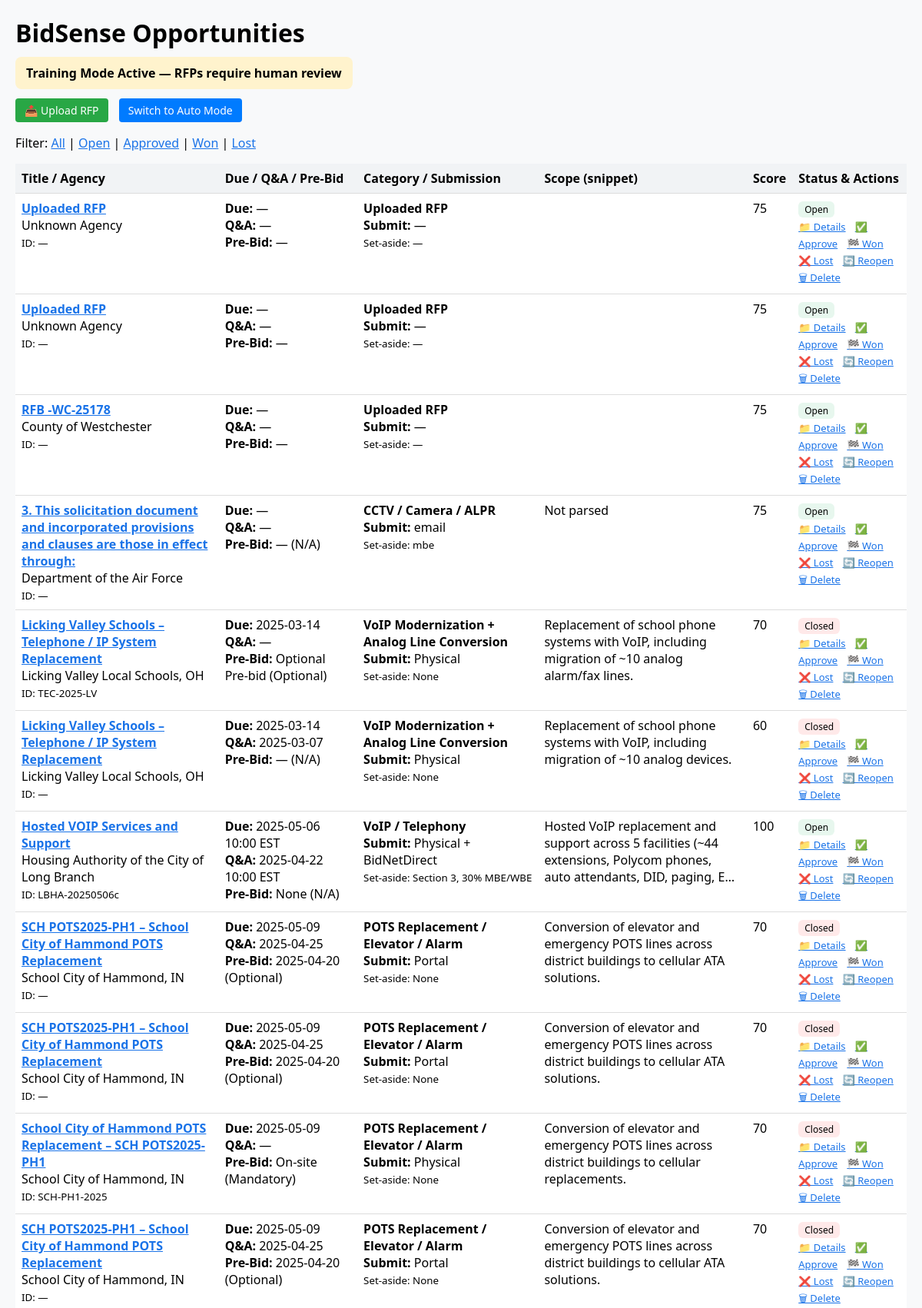
The page / (upper part) on the database its author committed.
### tables this page shows
CREATE TABLE opportunities (
            id INTEGER PRIMARY KEY AUTOINCREMENT,
            title TEXT,
            agency TEXT,
            source TEXT,
            solicitation_id TEXT,
            issue_date TEXT,
            due_date TEXT,
            category TEXT,
            url TEXT,
            budget REAL,
            budget_published REAL,
            my_costs REAL,
            capital_outlay REAL,
            summary TEXT,
            scope_of_work TEXT,
            requirements TEXT,
            poc TEXT,
            location TEXT,
            terms TEXT,
            critical_reqs TEXT,
            raw_text TEXT,
            ai_score INTEGER,
            human_score INTEGER,
            reasons TEXT,
            status TEXT,
            equipment_cost REAL,
            labor_cost REAL,
            admin_cost REAL,
            total_cost REAL,
            suggested_bid REAL,
            profit_margin REAL
        , contacts TEXT, submission_method TEXT, qna_deadline TEXT, prebid TEXT, prebid_required TEXT, set_aside TEXT, bonding TEXT, insurance TEXT, scope_summary TEXT, tech_requirements TEXT, external_id TEXT, system_type TEXT, coverage_goal TEXT, vendor TEXT, distributor TEXT, area_sqft REAL, rf_notes TEXT);

CREATE TABLE scores (
            id INTEGER PRIMARY KEY AUTOINCREMENT,
            opp_id INTEGER,
            ai_score INTEGER,
            human_score INTEGER,
            reasons TEXT
        , score INTEGER);

### app.py (the view)
@app.route("/")
def index():
    status_filter = request.args.get("status")
    conn = get_db()
    cur = conn.cursor()
    if status_filter:
        cur.execute("""
            SELECT o.*, s.score
            FROM opportunities o
            LEFT JOIN scores s ON o.id = s.opp_id
            WHERE o.status = ?
            ORDER BY o.due_date ASC
        """, (status_filter,))
    else:
        cur.execute("""
            SELECT o.*, s.score
            FROM opportunities o
            LEFT JOIN scores s ON o.id = s.opp_id
            ORDER BY o.due_date ASC
        """)
    opportunities = [dict(r) for r in cur.fetchall()]
    conn.close()
    return render_template("index.html",
                           opportunities=opportunities,
                           training_mode=session.get("training_mode", True))

### app.py (called while the page is built)
def get_db():
    conn = sqlite3.connect(DB_FILE)
    conn.row_factory = sqlite3.Row
    return conn

@app.before_request
def set_mode():
    if "training_mode" not in session:
        session["training_mode"] = True

### templates/index.html (shortened to what this page needs)
<!doctype html>
<html>
<head>
</head>
<body>
  <h1>BidSense Opportunities</h1>
  <div class="banner {{ 'training' if training_mode else 'auto' }}">
    {{ 'Training Mode Active — RFPs require human review' if training_mode else 'Auto Mode Active — RFPs are ingested automatically' }}
  </div>
  <br>
  <a href="{{ url_for('upload_rfp') }}" class="btn btn-upload">📤 Upload RFP</a>
  <a href="{{ url_for('toggle_mode') }}" class="btn btn-toggle">
    {{ 'Switch to Auto Mode' if training_mode else 'Switch to Training Mode' }}
  </a>
  <p>Filter:
    <a href="{{ url_for('index') }}">All</a> |
    <a href="{{ url_for('index', status='Open') }}">Open</a> |
    <a href="{{ url_for('index', status='Approved') }}">Approved</a> |
    <a href="{{ url_for('index', status='Won') }}">Won</a> |
    <a href="{{ url_for('index', status='Lost') }}">Lost</a>
  </p>
  <table>
    <thead>
      <tr>
        <th>Title / Agency</th>
        <th>Due / Q&A / Pre-Bid</th>
        <th>Category / Submission</th>
        <th>Scope (snippet)</th>
        <th>Score</th>
        <th>Status & Actions</th>
      </tr>
    </thead>
    <tbody>
      {% for o in opportunities %}
      <tr id="row-{{ o['id'] }}">
        <td>
          <strong><a href="{{ url_for('opportunity_detail', opp_id=o['id']) }}">{{ o['title'] or '—' }}</a></strong><br>
          {{ o['agency'] or '—' }}<br>
          <small>ID: {{ o['external_id'] or '—' }}</small>
        </td>
        <td>
          <div><strong>Due:</strong> {{ o['due_date'] or '—' }}</div>
          <div><strong>Q&A:</strong> {{ o['qna_deadline'] or '—' }}</div>
          <div><strong>Pre-Bid:</strong> {{ o['prebid'] or '—' }} {% if o['prebid_required'] %} ({{ o['prebid_required'] }}){% endif %}</div>
        </td>
        <td>
          <div><strong>{{ o['category'] or '—' }}</strong></div>
          <div><strong>Submit:</strong> {{ o['submission_method'] or '—' }}</div>
          <div><small>Set-aside: {{ o['set_aside'] or '—' }}</small></div>
        </td>
        <td>
          {% set scope = (o['scope_summary'] or '') %}
          {{ scope[:120] }}{% if scope|length > 120 %}…{% endif %}
        </td>
        <td>{{ o['score'] if o['score'] is not none else '—' }}</td>
        <td class="actions">
          {% set st = (o['status'] or 'Open') %}
          <span class="badge {{ 'approved' if st=='Approved' else ('open' if st=='Open' else ('won' if st=='Won' else 'lost')) }}">{{ st }}</span><br>
          <a href="{{ url_for('opportunity_detail', opp_id=o['id']) }}">📁 Details</a>
          <a href="{{ url_for('update_status', opp_id=o['id'], status='Approved') }}">✅ Approve</a>
          <a href="{{ url_for('update_status', opp_id=o['id'], status='Won') }}">🏁 Won</a>
          <a href="{{ url_for('update_status', opp_id=o['id'], status='Lost') }}">❌ Lost</a>
          <a href="{{ url_for('update_status', opp_id=o['id'], status='Open') }}">🔄 Reopen</a>
          <a href="{{ url_for('delete_opportunity', opp_id=o['id']) }}" onclick="return confirm('Delete this record?')">🗑 Delete</a>
        </td>
      </tr>
      {% else %}
      <tr><td colspan="6">No opportunities yet. Upload one!</td></tr>
      {% endfor %}
    </tbody>
  </table>
</body>
</html>

### templates/index.html (style rules this page uses)
body { font-family: system-ui, Arial; margin: 20px; background:#f8f9fa; }
h1 { margin-bottom: 10px; }
table { width: 100%; border-collapse: collapse; background:#fff; }
th, td { border-bottom: 1px solid #ddd; padding: 8px; vertical-align: top; }
th { background:#f1f3f5; text-align:left; }
.actions a { margin-right: 8px; font-size:13px; }
.badge { padding: 2px 8px; border-radius: 6px; font-size: 12px; display:inline-block; }
.open { background: #e7f7ee; }
.lost { background: #ffe9e9; }
.banner { padding:10px 14px; border-radius:8px; display:inline-block; margin-bottom:12px; font-weight:600; }
.training { background:#fff3cd; }
.btn { display:inline-block; padding:6px 12px; border-radius:4px; text-decoration:none; font-size:14px; }
.btn-upload { background:#28a745; color:#fff; }
.btn-toggle { background:#007bff; color:#fff; margin-left:10px; }
a { color:#1a73e8; }

### rows shown on the page
opportunities: title "Uploaded RFP", agency "Unknown Agency", external "—", due_date "—", qna_deadline "—", prebid "—", category "Uploaded RFP", submission_method "—", set_aside "—", score "75", status "Open"
opportunities: title "Uploaded RFP", agency "Unknown Agency", o "—", due_date "—", qna_deadline "—", prebid "—", category "Uploaded RFP", submission_method "—", set_aside "—", score "75", status "Open"
opportunities: title "RFB -WC-25178", agency "County of Westchester", o "—", due_date "—", qna_deadline "—", prebid "—", category "Uploaded RFP", submission_method "—", set_aside "—", score "75", status "Open"
opportunities: title "3. This solicitation document and incorporated provisions and clauses are those in effect through:", agency "Department of the Air Force", external "—", due_date "—", qna_deadline "—", prebid "—", prebid_required "N/A", category "CCTV / Camera / ALPR", submission_method "email", set_aside "mbe", scope_summary "Not parsed", score "75", status "Open"
opportunities: title "Licking Valley Schools – Telephone / IP System Replacement", agency "Licking Valley Local Schools, OH", external "TEC-2025-LV", due_date "2025-03-14", o "—", prebid "Optional Pre-bid", prebid_required "Optional", category "VoIP Modernization + Analog Line Conversion", submission_method "Physical", set_aside "None", scope_summary "Replacement of school phone systems with VoIP, including migration of ~10 analog alarm/fax lines.", score "70", status "Closed"
opportunities: title "Licking Valley Schools – Telephone / IP System Replacement", agency "Licking Valley Local Schools, OH", o "—", due_date "2025-03-14", qna_deadline "2025-03-07", prebid "—", prebid_required "N/A", category "VoIP Modernization + Analog Line Conversion", submission_method "Physical", set_aside "None", scope_summary "Replacement of school phone systems with VoIP, including migration of ~10 analog devices.", score "60", status "Closed"
opportunities: title "Hosted VOIP Services and Support", agency "Housing Authority of the City of Long Branch", external "LBHA-20250506c", due_date "2025-05-06 10:00 EST", qna_deadline "2025-04-22 10:00 EST", prebid "None", prebid_required "N/A", category "VoIP / Telephony", submission_method "Physical + BidNetDirect", set_aside "Section 3, 30% MBE/WBE", scope_summary "Hosted VoIP replacement and support across 5 facilities (~44 extensions, Polycom phones, auto attendants, DID, paging, E", score "100", status "Open"
opportunities: title "SCH POTS2025-PH1 – School City of Hammond POTS Replacement", agency "School City of Hammond, IN", o "—", due_date "2025-05-09", qna_deadline "2025-04-25", prebid "2025-04-20", prebid_required "Optional", category "POTS Replacement / Elevator / Alarm", submission_method "Portal", set_aside "None", scope_summary "Conversion of elevator and emergency POTS lines across district buildings to cellular ATA solutions.", score "70", status "Closed"
opportunities: title "SCH POTS2025-PH1 – School City of Hammond POTS Replacement", agency "School City of Hammond, IN", o "—", due_date "2025-05-09", qna_deadline "2025-04-25", prebid "2025-04-20", prebid_required "Optional", category "POTS Replacement / Elevator / Alarm", submission_method "Portal", set_aside "None", scope_summary "Conversion of elevator and emergency POTS lines across district buildings to cellular ATA solutions.", score "70", status "Closed"
opportunities: title "School City of Hammond POTS Replacement – SCH POTS2025-PH1", agency "School City of Hammond, IN", external "SCH-PH1-2025", due_date "2025-05-09", o "—", prebid "On-site", prebid_required "Mandatory", category "POTS Replacement / Elevator / Alarm", submission_method "Physical", set_aside "None", scope_summary "Conversion of elevator and emergency POTS lines across district buildings to cellular replacements.", score "70", status "Closed"
opportunities: title "SCH POTS2025-PH1 – School City of Hammond POTS Replacement", agency "School City of Hammond, IN", o "—", due_date "2025-05-09", qna_deadline "2025-04-25", prebid "2025-04-20", prebid_required "Optional", category "POTS Replacement / Elevator / Alarm", submission_method "Portal", set_aside "None", scope_summary "Conversion of elevator and emergency POTS lines across district buildings to cellular ATA solutions.", score "70", status "Closed"

### other values the page prints
{{ 'Switch to Auto Mode' if training_mode else 'Switch to Training Mode' }} "Switch to Auto Mode"
